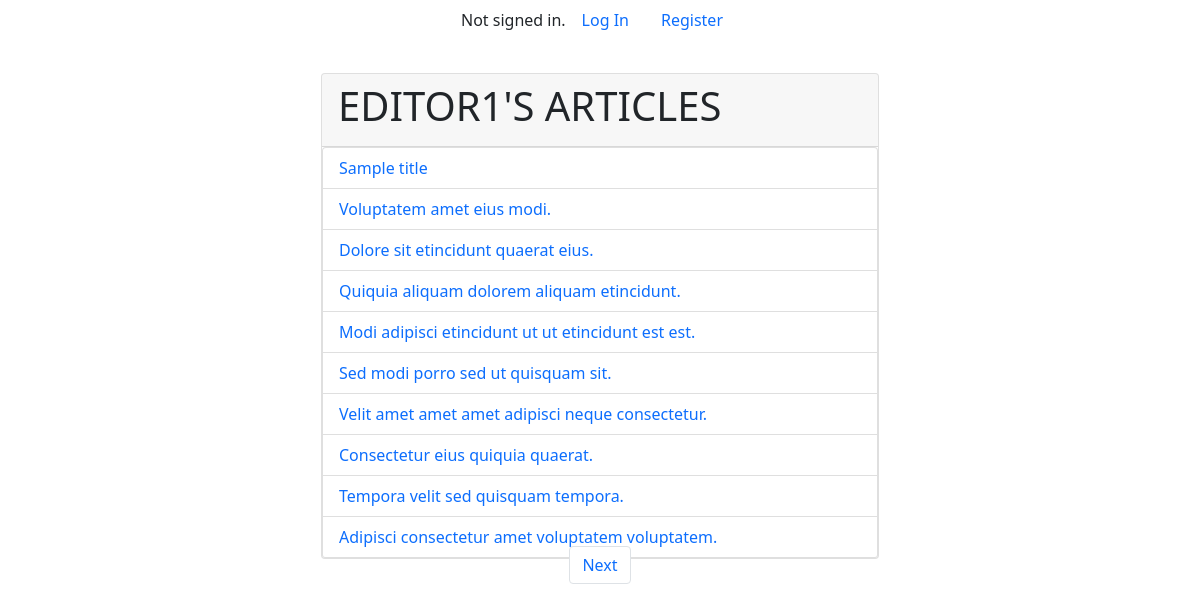
/user/1/articles/html/, run on the app's committed database.
### news/models.py (models this page shows)
class User(AbstractUser):
    is_editor = models.BooleanField(default=False)
    is_reader = models.BooleanField(default=True)
    groups = models.ManyToManyField(
        Group,
        related_name='news_user_set',  # Add this line
        blank=True,
        help_text='The groups this user belongs to.',
        verbose_name='groups',
    )
    user_permissions = models.ManyToManyField(
        Permission,
        related_name='news_user_permissions_set',  # Add this line
        blank=True,
        help_text='Specific permissions for this user.',
        verbose_name='user permissions',
    )

class Article(models.Model):
    title = models.CharField(max_length=200)
    content = models.TextField()
    author = models.ForeignKey(User, on_delete=models.CASCADE)
    image_url = models.URLField(max_length=200, blank=True)
    created_at = models.DateTimeField(auto_now_add=True)
    updated_at = models.DateTimeField(auto_now=True)

### news/views.py (the view)
# urls.py: path('user/<int:user_id>/articles/<str:type>/', views.user_articles, name='user_articles'),
def user_articles(request, user_id, type):
    author = get_object_or_404(User, id=user_id)
    if type == 'json':
        articles = Article.objects.filter(author_id=user_id).values('id', 'title', 'created_at')
        return JsonResponse(list(articles), safe=False)
    elif type == 'html':
        articles = Article.objects.filter(author_id=user_id).order_by('-updated_at')
        paginator = Paginator(articles, 10)
        page_number = request.GET.get('page')
        page_obj = paginator.get_page(page_number)
        return render(request, 'news/user_articles.html', {'page_obj': page_obj, 'author': author})
    else:
        return JsonResponse({'error': 'Invalid type parameter'}, status=400)

### news/templates/news/user_articles.html (shortened to what this page needs)
{% extends "news/layout.html" %}
{% load static %}
{% block body %}
    <div class="card w-50">
        <div class="card-header">
          <div class="row">
            <div class="col-12">
              <h1 class="text-uppercase">
               {{ author.username }}'s Articles
              </h1>
            </div>
          </div>
        </div>
        <div class="list-group">
          {% for article in page_obj %}
          <div
          class="list-group-item list-group-item-action d-flex flex-row justify-content-between"
          aria-current="true">
            <a href="{% url 'news:article_detail' article.id %}"
            class="text-decoration-none col-10"
            aria-current="true">
              {{ article.title }}
            </a>
          </div>
          {% endfor %}
        </div>
    </div>
    <nav aria-label="Page navigation example" class="position-absolute down_pagination">
      <ul class="pagination">
          {% if page_obj.has_next %}
              <li class="page-item">
                  <a class="text-decoration-none page-link" href="?page={{ page_obj.next_page_number }}">Next</a>
              </li>
          {% endif %}
      </ul>
  </nav>
{% endblock %}

### news/static/news/styles.css (style rules this page uses)
.down_pagination { bottom: 200px; }

### data on the page
User: username "EDITOR1"
Article: title "Sample title"
Article: title "Voluptatem amet eius modi."
Article: title "Dolore sit etincidunt quaerat eius."
Article: title "Quiquia aliquam dolorem aliquam etincidunt."
Article: title "Modi adipisci etincidunt ut ut etincidunt est est."
Article: title "Sed modi porro sed ut quisquam sit."
Article: title "Velit amet amet amet adipisci neque consectetur."
Article: title "Consectetur eius quiquia quaerat."
Article: title "Tempora velit sed quisquam tempora."
Article: title "Adipisci consectetur amet voluptatem voluptatem."
